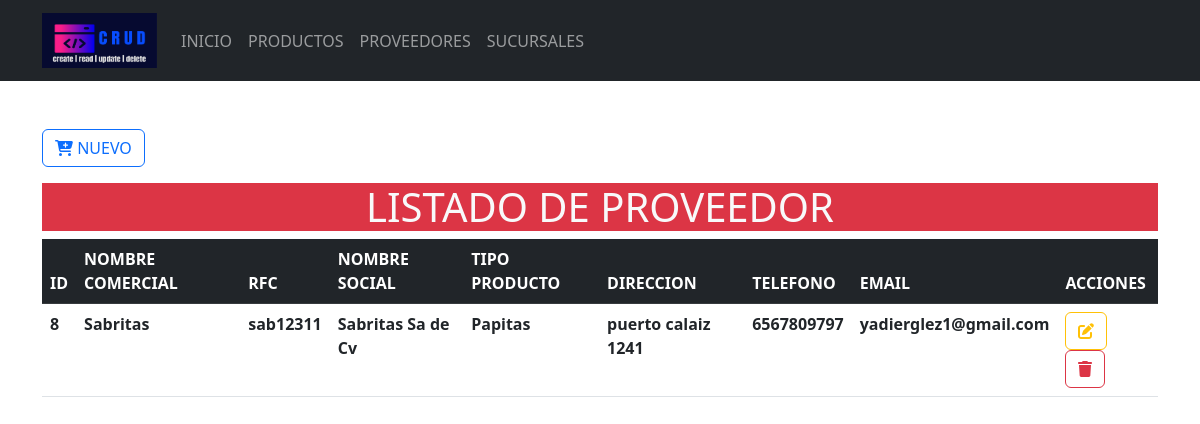
The page /crud_relacional-main/Formularios/categorias/index.php on the database its author committed.
### tables this page shows
CREATE TABLE `provedores` (
  `idCategoria` int(10) NOT NULL,
  `nombreCategoria` varchar(100) NOT NULL,
  `EstadoCategoria` varchar(100) NOT NULL DEFAULT '',
  `socProvedores` varchar(100) NOT NULL,
  `tipProvedores` varchar(100) NOT NULL,
  `dirProvedores` varchar(100) NOT NULL,
  `telProvedores` varchar(100) NOT NULL,
  `emaProvedores` varchar(100) NOT NULL
);

### crud_relacional-main/Formularios/categorias/index.php (the view, shortened to what this page needs)
<?php
include_once("../../config/conexion.php")
?>
<!doctype html>
<html lang="es">
<head>
    <link rel="stylesheet" href="<?php echo base_url; ?>css/bootstrap.min.css">
<body>
    <header>
        <nav class="navbar navbar-expand-lg bg-dark" data-bs-theme="dark">
            <div class="container">
                <a class="navbar-brand" href="<?php echo base_url; ?>">
                    <img src="<?php echo base_url; ?>img/logo.png" alt="logo" height="55" width="115">
                </a>
                <div class="collapse navbar-collapse" id="mi-menu">
                    <ul class="navbar-nav">
                        <li class="nav-item">
                            <a class="nav-link" href="<?php echo base_url; ?>">INICIO</a>
                        </li>
                        <li class="nav-item">
                            <a class="nav-link" href="<?php echo base_url; ?>Formularios/productos/index.php">PRODUCTOS</a>
                        </li>
                        <li class="nav-item">
                            <a class="nav-link" href="<?php echo base_url; ?>Formularios/categorias/index.php">PROVEEDORES</a>
                        </li>
                        <li class="nav-item">
                            <a class="nav-link" href="<?php echo base_url; ?>Formularios/marcas/index.php">SUCURSALES</a>
                        </li>
                    </ul>
                </div>
            </div>
        </nav>
    </header>
    <div class="container-lg mt-5">
        <a href="crear.php" type="button" class="btn btn-outline-primary mb-3">
            <i class="fa-solid fa-cart-plus fa-beat"></i>
            NUEVO
        </a>
        <h1 class="text-center bg-danger text-light ">LISTADO DE PROVEEDOR</h1>
        <div class="table-responsive-sm">
            <table class="table table-hover">
                <thead class="table-dark">
                    <tr>
                        <th scope="col">ID</th>
                        <th scope="col">NOMBRE COMERCIAL</th>
                        <th scope="col">RFC</th>
                        <th scope="col">NOMBRE SOCIAL</th>
                        <th scope="col">TIPO PRODUCTO</th>
                        <th scope="col">DIRECCION</th>
                        <th scope="col">TELEFONO</th>
                        <th scope="col">EMAIL</th>
                        <th scope="col">ACCIONES</th>
                    </tr>
                </thead>
                <tbody>
                    <?php
                    $sql = $conexion->query("SELECT * FROM provedores");
                    while ($resultado = $sql->fetch_assoc()) {
                    ?>
                        <tr>
                            <th scope="row"><?php echo $resultado['idCategoria'] ?></th>
                            <th scope="row"><?php echo $resultado['nombreCategoria'] ?></th>
                            <th scope="row"><?php echo $resultado['EstadoCategoria'] ?></th>
                            <th scope="row"><?php echo $resultado['socProvedores'] ?></th>
                            <th scope="row"><?php echo $resultado['tipProvedores'] ?></th>
                            <th scope="row"><?php echo $resultado['dirProvedores'] ?></th>
                            <th scope="row"><?php echo $resultado['telProvedores'] ?></th>
                            <th scope="row"><?php echo $resultado['emaProvedores'] ?></th>
                            <th scope="row">
                                <a href="<?php echo base_url; ?>Formularios/categorias/actualizar.php?Id=<?php echo $resultado['idCategoria'] ?>" class="btn btn-outline-warning">
                                    <i class="fa-solid fa-pen-to-square fa-beat"></i>
                                </a>
                                <a href="<?php echo base_url; ?>CRUDC/eliminarDatos.php?Id=<?php echo $resultado['idCategoria'] ?>" class="btn btn-outline-danger">
                                    <i class="fa-solid fa-trash fa-beat"></i>
                                </a>
                            </th>
                        </tr>
                    <?php
                    }
                    ?>
                </tbody>
            </table>
        </div>
    </div>
</body>
</html>

### rows shown on the page
provedores: idCategoria "8", nombreCategoria "Sabritas", EstadoCategoria "sab12311", socProvedores "Sabritas Sa de Cv", tipProvedores "Papitas", dirProvedores "puerto calaiz 1241", telProvedores "6567809797", emaProvedores "yadierglez1@gmail.com"
